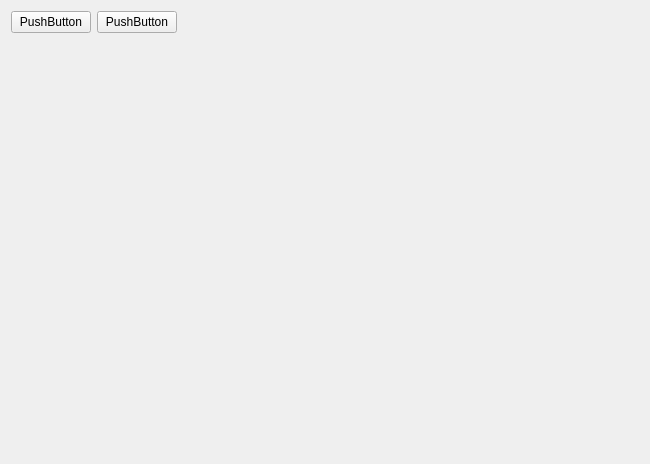
<?xml version="1.0" encoding="UTF-8"?>
<ui version="4.0">
 <class>Form</class>
 <widget class="QWidget" name="Form">
  <property name="geometry">
   <rect>
    <x>0</x>
    <y>0</y>
    <width>650</width>
    <height>464</height>
   </rect>
  </property>
  <property name="windowTitle">
   <string>Form</string>
  </property>
  <layout class="QGridLayout" name="gridLayout">
   <item row="0" column="2">
    <spacer name="horizontalSpacer">
     <property name="orientation">
      <enum>Qt::Horizontal</enum>
     </property>
     <property name="sizeHint" stdset="0">
      <size>
       <width>40</width>
       <height>20</height>
      </size>
     </property>
    </spacer>
   </item>
   <item row="0" column="1">
    <widget class="QPushButton" name="pushButton_2">
     <property name="text">
      <string>PushButton</string>
     </property>
    </widget>
   </item>
   <item row="0" column="0">
    <widget class="QPushButton" name="pushButton">
     <property name="text">
      <string>PushButton</string>
     </property>
    </widget>
   </item>
   <item row="1" column="2">
    <spacer name="verticalSpacer">
     <property name="orientation">
      <enum>Qt::Vertical</enum>
     </property>
     <property name="sizeHint" stdset="0">
      <size>
       <width>20</width>
       <height>40</height>
      </size>
     </property>
    </spacer>
   </item>
  </layout>
 </widget>
 <resources/>
 <connections/>
</ui>
